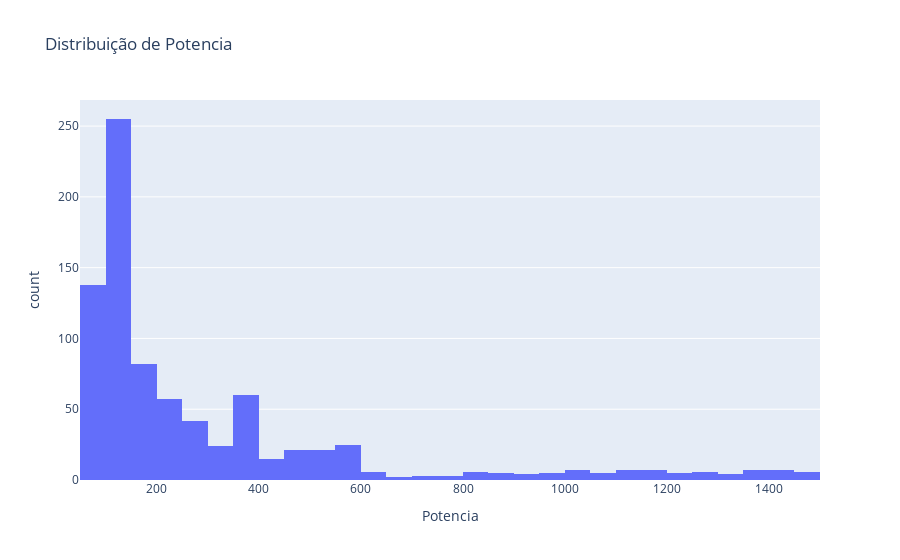
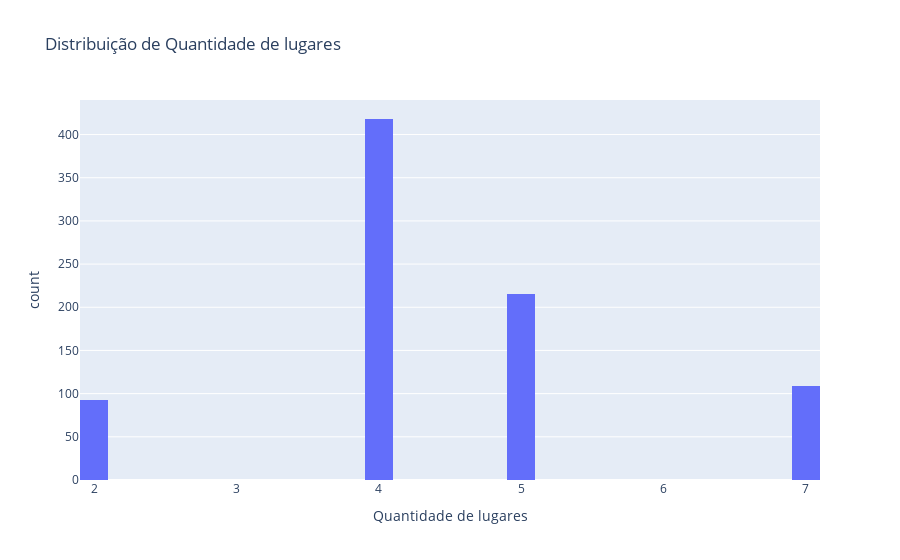
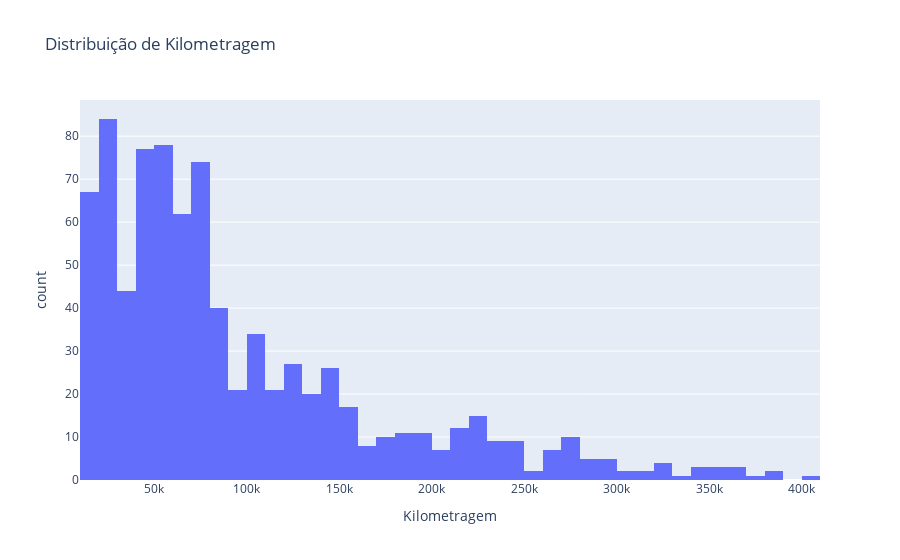
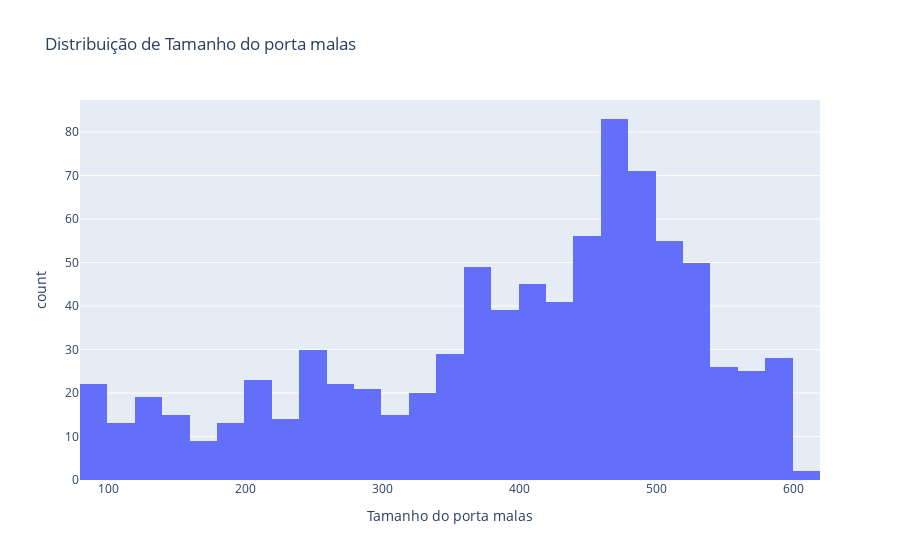

Write notebook code for charts like these, in order.
### Code cell
# Distribuição das variáveis numéricas

for feature in numerical_features:
    fig = px.histogram(veiculos_df,nbins=50,x=feature, title=f'Distribuição de {feature}')
    fig.show()

### Figure 1 — Plotly figure (JSON) as saved in the notebook; plotly's stock layout.template omitted (floating-point values rounded to 4 significant figures; data arrays with more than 128 entries replaced by an {"elided": "..."} marker saying what was removed)
{"data": [{"bingroup": "x", "hovertemplate": "Potencia=%{x}<br>count=%{y}<extra></extra>", "legendgroup": "", "marker": {"color": "#636efa", "pattern": {"shape": ""}}, "name": "", "nbinsx": 50, "orientation": "v", "showlegend": false, "type": "histogram", "x": {"elided": "835 int values"}, "xaxis": "x", "yaxis": "y"}], "layout": {"barmode": "relative", "legend": {"tracegroupgap": 0}, "title": {"text": "Distribuição de Potencia"}, "xaxis": {"anchor": "y", "domain": [0, 1], "title": {"text": "Potencia"}}, "yaxis": {"anchor": "x", "domain": [0, 1], "title": {"text": "count"}}}}

### Figure 2 — Plotly figure (JSON) as saved in the notebook; plotly's stock layout.template omitted (floating-point values rounded to 4 significant figures; data arrays with more than 128 entries replaced by an {"elided": "..."} marker saying what was removed)
{"data": [{"bingroup": "x", "hovertemplate": "Quantidade de lugares=%{x}<br>count=%{y}<extra></extra>", "legendgroup": "", "marker": {"color": "#636efa", "pattern": {"shape": ""}}, "name": "", "nbinsx": 50, "orientation": "v", "showlegend": false, "type": "histogram", "x": {"elided": "835 int values"}, "xaxis": "x", "yaxis": "y"}], "layout": {"barmode": "relative", "legend": {"tracegroupgap": 0}, "title": {"text": "Distribuição de Quantidade de lugares"}, "xaxis": {"anchor": "y", "domain": [0, 1], "title": {"text": "Quantidade de lugares"}}, "yaxis": {"anchor": "x", "domain": [0, 1], "title": {"text": "count"}}}}

### Figure 3 — Plotly figure (JSON) as saved in the notebook; plotly's stock layout.template omitted (floating-point values rounded to 4 significant figures; data arrays with more than 128 entries replaced by an {"elided": "..."} marker saying what was removed)
{"data": [{"bingroup": "x", "hovertemplate": "Kilometragem=%{x}<br>count=%{y}<extra></extra>", "legendgroup": "", "marker": {"color": "#636efa", "pattern": {"shape": ""}}, "name": "", "nbinsx": 50, "orientation": "v", "showlegend": false, "type": "histogram", "x": {"elided": "835 int values"}, "xaxis": "x", "yaxis": "y"}], "layout": {"barmode": "relative", "legend": {"tracegroupgap": 0}, "title": {"text": "Distribuição de Kilometragem"}, "xaxis": {"anchor": "y", "domain": [0, 1], "title": {"text": "Kilometragem"}}, "yaxis": {"anchor": "x", "domain": [0, 1], "title": {"text": "count"}}}}

### Figure 4 — Plotly figure (JSON) as saved in the notebook; plotly's stock layout.template omitted (floating-point values rounded to 4 significant figures; data arrays with more than 128 entries replaced by an {"elided": "..."} marker saying what was removed)
{"data": [{"bingroup": "x", "hovertemplate": "Tamanho do porta malas=%{x}<br>count=%{y}<extra></extra>", "legendgroup": "", "marker": {"color": "#636efa", "pattern": {"shape": ""}}, "name": "", "nbinsx": 50, "orientation": "v", "showlegend": false, "type": "histogram", "x": {"elided": "835 int values"}, "xaxis": "x", "yaxis": "y"}], "layout": {"barmode": "relative", "legend": {"tracegroupgap": 0}, "title": {"text": "Distribuição de Tamanho do porta malas"}, "xaxis": {"anchor": "y", "domain": [0, 1], "title": {"text": "Tamanho do porta malas"}}, "yaxis": {"anchor": "x", "domain": [0, 1], "title": {"text": "count"}}}}
